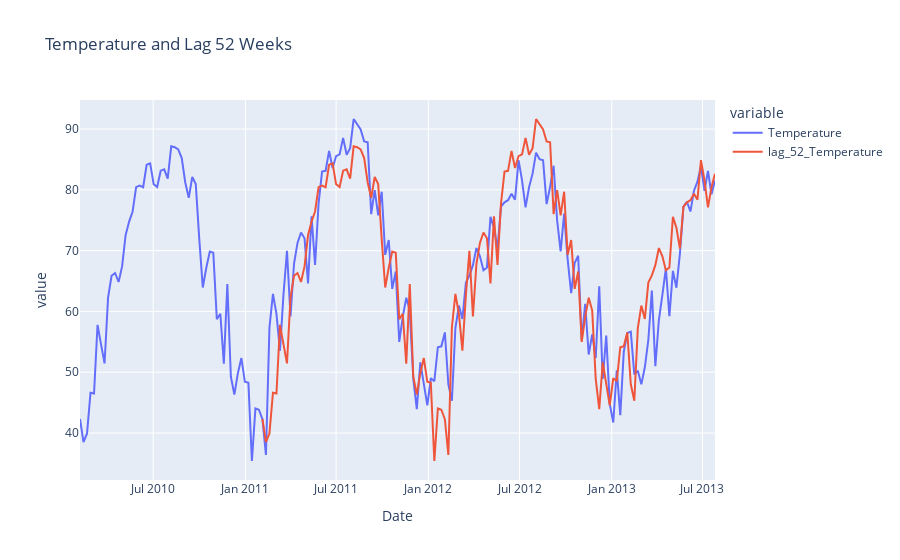

Notebook code for this chart:
### Code cell
view_data_horizon(data, target="Temperature", back_horizon=52)

### Figure 1 — Plotly figure (JSON) as saved in the notebook; plotly's stock layout.template omitted (floating-point values rounded to 4 significant figures; data arrays with more than 128 entries replaced by an {"elided": "..."} marker saying what was removed)
{"data": [{"hovertemplate": "variable=Temperature<br>Date=%{x}<br>value=%{y}<extra></extra>", "legendgroup": "Temperature", "line": {"color": "#636efa", "dash": "solid"}, "marker": {"symbol": "circle"}, "mode": "lines", "name": "Temperature", "orientation": "v", "showlegend": true, "type": "scatter", "x": {"elided": "182 str values"}, "xaxis": "x", "y": {"elided": "182 float values"}, "yaxis": "y"}, {"hovertemplate": "variable=lag_52_Temperature<br>Date=%{x}<br>value=%{y}<extra></extra>", "legendgroup": "lag_52_Temperature", "line": {"color": "#EF553B", "dash": "solid"}, "marker": {"symbol": "circle"}, "mode": "lines", "name": "lag_52_Temperature", "orientation": "v", "showlegend": true, "type": "scatter", "x": {"elided": "182 str values"}, "xaxis": "x", "y": {"elided": "182 float values"}, "yaxis": "y"}], "layout": {"legend": {"title": {"text": "variable"}, "tracegroupgap": 0}, "title": {"text": "Temperature and Lag 52 Weeks"}, "xaxis": {"anchor": "y", "domain": [0, 1], "title": {"text": "Date"}}, "yaxis": {"anchor": "x", "domain": [0, 1], "title": {"text": "value"}}}}
